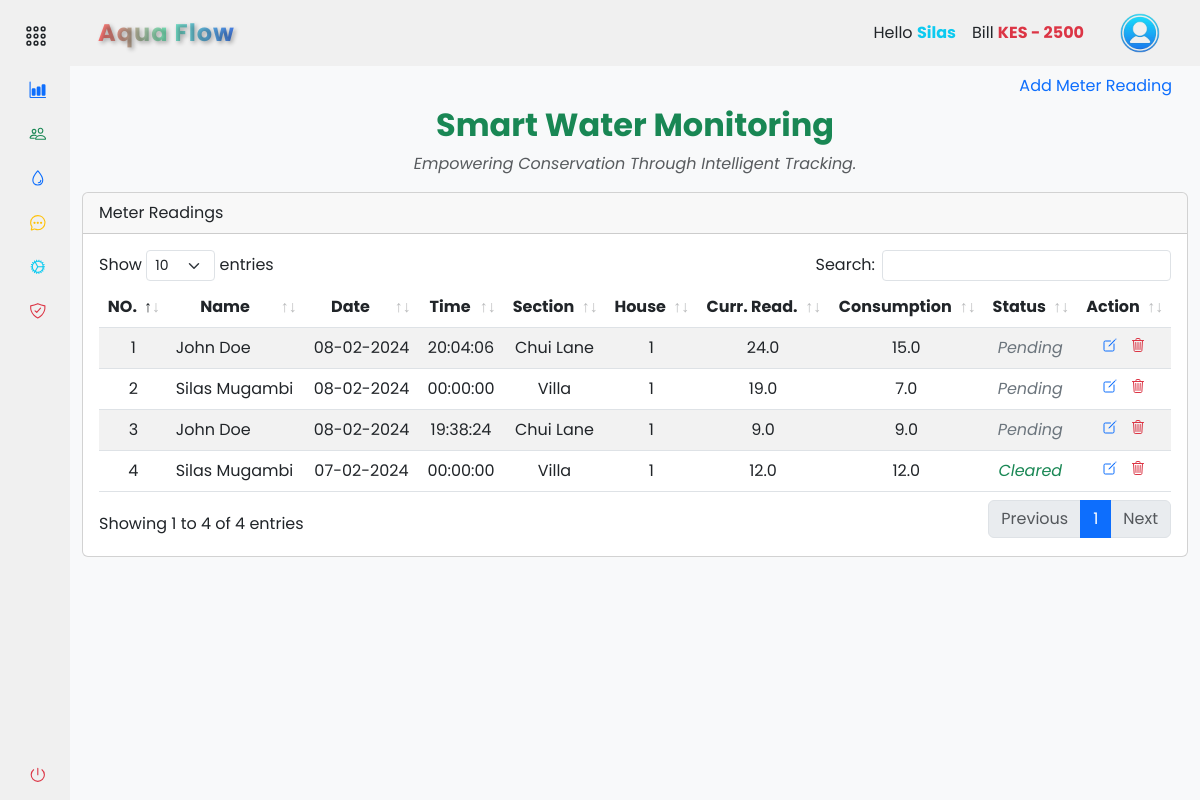
/accounts/records/meter_readings (signed in), run on the app's committed database.
### app/backend/models/user.py (models this page shows, shortened)
class Settings(db.Model):
    id = db.Column(db.Integer, primary_key=True)
    company_name = db.Column(db.String(255))
    unit_price = db.Column(db.Float)
    service_fee = db.Column(db.Float)
    house_sections = db.Column(db.String(255))
    bank_name = db.Column(db.String(255))
    paybill = db.Column(db.Integer)
    account_number = db.Column(db.Integer)
    contact_number = db.Column(db.String(20))

class User(db.Model, UserMixin):
    id = db.Column(db.Integer, primary_key=True)
    mobile_number = db.Column(db.String(20), unique=True, nullable=False)
    password_hash = db.Column(db.String(128), nullable=False)
    first_name = db.Column(db.String(50))
    last_name = db.Column(db.String(50))
    email = db.Column(db.String(120))
    house_section = db.Column(db.String(50))
    house_number = db.Column(db.String(20))
    profile_image = db.Column(db.String(255))
    is_active = db.Column(db.Boolean, default=True)
    is_admin = db.Column(db.Boolean, default=False)
    meter_readings = db.relationship('MeterReading', backref='user', lazy=True)
    payments = db.relationship('Payment', backref='user', lazy=True)

class MeterReading(db.Model):
    id = db.Column(db.Integer, primary_key=True)
    user_id = db.Column(db.Integer, db.ForeignKey('user.id'), nullable=False)
    timestamp = db.Column(db.DateTime, default=datetime.now(timezone.utc) + timedelta(hours=3), nullable=False)
    customer_name = db.Column(db.String(50))
    house_section = db.Column(db.String(50))
    house_number = db.Column(db.String(20))
    reading_value = db.Column(db.Float)
    consumed = db.Column(db.Float)
    unit_price = db.Column(db.Float)
    service_fee = db.Column(db.Float)
    sub_total_price = db.Column(db.Float)
    total_price = db.Column(db.Float)
    reading_status = db.Column(db.Boolean, default=False)

### app/backend/accounts/records/routes.py (the view, shortened to what this page needs)
@records_bp.route('/meter_readings', methods=['GET', 'POST'])
@login_required
def meter_readings():
    add_meter_reading_form = AddMeterReadingForm()
    edit_meter_reading_form = EditMeterReadingForm()
    house_sections = db.session.query(User.house_section.distinct()).all()
    meter_readings = get_meter_readings(current_user)
    return render_template('accounts/meter_readings.html', house_sections=house_sections, meter_readings=meter_readings, form=add_meter_reading_form, edit_form=edit_meter_reading_form, hide_footer=True)

### app/backend/accounts/records/forms.py
class AddMeterReadingForm(FlaskForm):
    house_section = StringField('House Section:', validators=[DataRequired()])
    house_number = StringField('House Number:', validators=[DataRequired()])
    reading_value = FloatField('Reading Value:', validators=[DataRequired()])
    submit = SubmitField('Submit')

class EditMeterReadingForm(FlaskForm):
    customer_name = StringField('Customer Name', validators=[DataRequired()])
    house_section = StringField('House Section', validators=[DataRequired()])
    house_number = StringField('House Number', validators=[DataRequired()])
    reading_value = FloatField('Reading Value', validators=[DataRequired()])
    consumed = FloatField('Consumed Units', validators=[DataRequired()])
    unit_price = FloatField('Unit Price', validators=[DataRequired()])
    total_price = FloatField('Total Price', validators=[DataRequired()])
    timestamp = DateField('Reading Date', validators=[DataRequired()])
    reading_status = BooleanField('Reading Status')
    submit = SubmitField('Update')

### app/backend/accounts/accounts_context.py (called while the page is built)
def accounts_context():
    settings = Settings.query.first()
    company_name = settings.company_name if settings else 'ApoGen'
    bank_name = settings.bank_name if settings else 'M-Pesa'
    paybill = settings.paybill if settings else '123456'
    account_number = settings.account_number if settings else '123456789'
    contact_number = settings.contact_number if settings else '0722000111'
    bill = 2500
    return {
        'company_name': company_name,
        'bank_name': bank_name,
        'paybill': paybill,
        'account_number': account_number,
        'contact_number': contact_number,
        'bill': bill
    }

def inject_now():
    return {'now': datetime.utcnow() + timedelta(hours=3)}

### app/backend/accounts/records/meter_readings.py (called while the page is built)
def get_meter_readings(current_user):
    return MeterReading.query.filter_by(user_id=current_user.id).all()

### app/assets/templates/accounts/meter_readings.html (shortened to what this page needs)
{% extends 'base.html' %} {% block content %}
<section class="container-fluid">
  <ul class="nav nav-pills justify-content-end border-0">
    <li type="button" class="nav-item">
      <a
        class="nav-link"
        data-bs-toggle="modal"
        data-bs-target="#addMeterReadingModal"
        >Add Meter Reading</a
      >
    </li>
  </ul>
  <div class="text-center">
    <h2 class="fw-bold text-success mb-2">Smart Water Monitoring</h2>
    <p class="text-muted fst-italic">
      Empowering Conservation Through Intelligent Tracking.
    </p>
  </div>
  <div class="col-md-12">
    <div class="card mt-3 mb-3">
      <div class="card-header">Meter Readings</div>
      <div class="card-body">
        <div class="table-responsive">
          <table
            class="table table-striped text-center data-table"
            style="width: 100%"
          >
            <thead>
              <tr>
                <th scope="col">NO.</th>
                <th scope="col">Name</th>
                <th scope="col">Date</th>
                <th scope="col">Time</th>
                <th scope="col">Section</th>
                <th scope="col">House</th>
                <th scope="col">Curr. Read.</th>
                <th scope="col">Consumption</th>
                <th scope="col">Status</th>
                <th scope="col">Action</th>
              </tr>
            </thead>
            <tbody>
              {% if meter_readings %} {% for reading in meter_readings | reverse
              %}
              <tr>
                <td>{{ loop.index }}</td>
                <td class="text-start">{{ reading.customer_name.title() }}</td>
                <td>{{ reading.timestamp.strftime('%d-%m-%Y') }}</td>
                <td>
                  {{ reading.timestamp.strftime('%H:%M:%S') if reading.timestamp
                  else '' }}
                </td>
                <td>{{ reading.house_section.title() }}</td>
                <td>{{ reading.house_number }}</td>
                <td>{{ reading.reading_value }}</td>
                <td>{{ reading.consumed }}</td>
                <td
                  class="fst-italic {% if reading.reading_status %}text-success{% else %}text-secondary{% endif %}"
                >
                  {{ 'Cleared' if reading.reading_status else 'Pending' }}
                </td>
                <td>
                  <a
                    action="{{ url_for('accounts.records.edit_meter_reading', meter_reading_id=reading.id) }}"
                    class="me-2"
                    data-bs-toggle="modal"
                    data-bs-target="#editConfirmationModal{{ reading.id }}"
                  >
                    <ion-icon
                      name="create-outline"
                      class="text-primary"
                    ></ion-icon>
                  </a>
                  <a
                    action="#deleteConfirmationModal_{{ reading.id }}"
                    class=""
                    data-bs-toggle="modal"
                    data-bs-target="#deleteConfirmationModal_{{ reading.id }}"
                  >
                    <ion-icon
                      name="trash-outline"
                      class="text-danger"
                    ></ion-icon>
                  </a>
                </td>
              </tr>
              {% endfor %}{% else %}
              <tr>
                <td colspan="12">No billing data available</td>
              </tr>
              {% endif %}
            </tbody>
          </table>
        </div>
      </div>
    </div>
  </div>
</section>
{% endblock %}

### app/assets/templates/base.html (shortened to what this page needs)
<!DOCTYPE html>
<html lang="en">
  <head>
    <link
      rel="stylesheet"
      href="{{ url_for('static', filename='css/vendor/bootstrap.min.css') }}"
    />
    <link
      rel="stylesheet"
      href="{{ url_for('static', filename='css/datatables/dataTables.bootstrap5.min.css') }}"
    />
    <link
      rel="stylesheet"
      href="{{ url_for('static', filename='css/styles.css') }}"
    />
  </head>
  <body>
    <div class="wrapper">
      {% include '/components/sidebar.html' %}
      <main class="main">
        {% include '/components/navbar.html' %}
        {% block content %}{% endblock %}
      </main>
    </div>
  </body>
</html>

### app/assets/templates/components/sidebar.html (shortened to what this page needs)
{% if not hide_sidebar %}
<aside id="sidebar">
  <div class="d-flex mt-2">
    <button class="toggle-btn" type="button">
      <ion-icon name="apps-outline" class="text-dark"></ion-icon>
    </button>
  </div>
  <ul class="sidebar-nav">
    <li class="sidebar-item">
      <a
        href="{{ url_for('accounts.dashboard.dashboard') }}"
        class="sidebar-link"
      >
        <ion-icon name="bar-chart" class="text-primary me-2"></ion-icon>
      </a>
    </li>
    <li class="sidebar-item">
      <a
        href="{{ url_for('accounts.people.people_list') }}"
        class="sidebar-link"
      >
        <ion-icon name="people-outline" class="text-success"></ion-icon>
      </a>
    </li>
    <li class="sidebar-item">
      <a
        href="#records_water_supply"
        class="sidebar-link collapsed has-dropdown"
        data-bs-toggle="collapse"
        data-bs-target="#records_water"
        aria-expanded="false"
        aria-controls="records_water"
      >
        <ion-icon name="water-outline" class="text-primary"></ion-icon>
      </a>
    </li>
    <li class="sidebar-item">
      <a
        href="{{ url_for('accounts.messages.messages') }}"
        class="sidebar-link"
      >
        <ion-icon
          name="chatbubble-ellipses-outline"
          class="text-warning"
        ></ion-icon>
      </a>
    </li>
    <li class="sidebar-item">
      <a
        href="{{ url_for('accounts.settings.settings') }}"
        class="sidebar-link"
      >
        <ion-icon name="cog-outline" class="text-info"></ion-icon>
      </a>
    </li>
    <li class="sidebar-item">
      <a
        href="{{ url_for('accounts.security.security_options') }}"
        class="sidebar-link"
      >
        <ion-icon
          name="shield-checkmark-outline"
          class="text-danger"
        ></ion-icon>
      </a>
    </li>
  </ul>
  <div class="sidebar-footer">
    <a
      class="sidebar-link"
      href="{{ url_for('auth.logout') }}"
      onclick="localStorage.clear();"
    >
      <ion-icon name="power-outline" class="text-danger"></ion-icon>
    </a>
  </div>
</aside>
{% endif %}

### app/assets/templates/components/navbar.html (shortened to what this page needs)
{% if not hide_navbar %}
<header
  id="navbar"
  class="navbar navbar-expand-lg sticky-sm-top {% if not current_user.is_authenticated %}bg-dark{% endif %}"
>
  <div class="container-fluid">
    <a
      class="navbar-brand text-center d-flex align-items-center fw-bold ms-3 {% if not current_user.is_authenticated %}text-light{% else %}gradient-text{% endif %}"
      href="#"
    >
      {{ company_name.title() }}
    </a>
    <div class="collapse navbar-collapse" id="navbarToggler">
      <div class="d-flex align-items-center ms-auto">
         {% if current_user.is_authenticated %}
        <ul class="navbar-nav me-3">
          <li class="nav-item">
            <a class="nav-link text-dark">
              Hello
              <span class="text-info fw-bold"
                >{{ current_user.first_name.title() }}</span
              >
            </a>
          </li>
          <li class="nav-item">
            <a class="nav-link text-dark">
              Bill
              <span
                class="fw-bold {% if bill > 0 %}text-danger{% else %}text-success{% endif %}"
                >KES {% if bill > 0 %}-{% endif %} {{ bill }}</span
              >
            </a>
          </li>
        </ul>
        <div class="btn-group">
          <button
            type="button"
            class="btn navbar-brand rounded-circle border-0"
            data-bs-toggle="dropdown"
            aria-expanded="false"
          >
            <img
              src="{{ url_for('static', filename='images/user.png') }}"
              alt="logo image"
              height="40px"
              width="40px"
            />
          </button>
        </div>
        {% endif %}
      </div>
    </div>
  </div>
</header>
{% endif %}

### app/assets/static/css/styles.css (style rules this page uses)
a { text-decoration: none; cursor: pointer; }
li { list-style: none; }
button { border: none !important; outline: none; }
body { font-family: "Poppins", sans-serif; }
.wrapper { display: flex; overflow: hidden; height: 100vh; }
#sidebar { width: 70px; min-width: 70px; z-index: 1000; transition: all 0.25s ease-in-out; display: flex; flex-direction: column; }
.toggle-btn { background-color: transparent; cursor: pointer; border: 0; padding: 1rem 1.5rem; }
.toggle-btn ion-icon { color: #000; font-size: 1.5rem; }
.sidebar-nav { padding: 0rem; flex: 1 1 auto; }
a.sidebar-link { padding: 0.625rem 1.625rem; color: #000; display: block; font-size: 0.9rem; border-radius: 5px; white-space: nowrap; border-left: 3px solid transparent; transition: background-color 0.3s ease, margin-inline-start 0.3s ease, border-left 0.3s ease; }
.sidebar-link ion-icon { font-size: 1.1rem; margin-right: 0.75rem; }
.sidebar-item { position: relative; }
.main { min-height: 100vh; width: 100%; overflow-y: scroll; transition: all 0.35s ease-in-out; background-color: rgb(248, 249, 250); }
.navbar, #sidebar { background-color: #f0f0f0; z-index: 1000; }
.navbar-brand { font-size: 24px; letter-spacing: 1px; text-decoration: none; transition: transform 0.3s ease; }
.gradient-text { background: linear-gradient(to right, #ff6e6e, #78e8bc, #4780ec); -webkit-background-clip: text; -webkit-text-fill-color: transparent; font-weight: bold; text-shadow: 2px 2px 4px rgba(0, 0, 0, 0.3); }

### data on the page
Settings: title "Aqua Flow"
User: first_name "Silas"
MeterReading: customer_name "John Doe", timestamp "08-02-2024", timestamp "20:04:06", house_section "Chui Lane", house_number "1", reading_value "24.0", consumed "15.0", reading_status "Pending"
MeterReading: customer_name "Silas Mugambi", timestamp "08-02-2024", timestamp "00:00:00", house_section "Villa", house_number "1", reading_value "19.0", consumed "7.0", reading_status "Pending"
MeterReading: customer_name "John Doe", timestamp "08-02-2024", timestamp "19:38:24", house_section "Chui Lane", house_number "1", reading_value "9.0", consumed "9.0", reading_status "Pending"
MeterReading: customer_name "Silas Mugambi", timestamp "07-02-2024", timestamp "00:00:00", house_section "Villa", house_number "1", reading_value "12.0", consumed "12.0", reading_status "Cleared"

### other printed values
{{ bill }} "2500"
